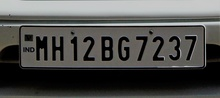
%> input picture License-Plate-detector-master/test images/number plate.jpg, 220 x 98 px, shrunk from 1400 x 623 before the run
$ octave diffalgo.m   (GNU Octave 9; MATLAB toolbox functions it lacks are replaced by stand-ins)
%> lines starting %> are read from the running program, lines starting %| are printed output that depends on the picture
clc; % Clear command window.
clear all; % Delete all variables.
close all; % Close all figure windows except those created by imtool.
imtool close all; % Close all figure windows created by imtool.
workspace; % Make sure the workspace panel is showing.
% Read Image
I = imread ('C:\Users\admin\Desktop\Matlab code for license plate Recognition\number plate.jpg');
%> I is the input picture: size 98x220x3 uint8; mean R, G, B 78.1, 78.2, 76
figure(1);
imshow(I);
% Extract Y component (Convert an Image to Gray)
Igray = rgb2gray(I);
[rows cols] = size(Igray);
%> rows = 98; cols = 220
%% Dilate and Erode Image in order to remove noise
Idilate = Igray;
for i = 1:rows
for j = 2:cols-1
temp = max(Igray(i,j-1), Igray(i,j));
Idilate(i,j) = max(temp, Igray(i,j+1));
end
end
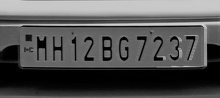
%> Idilate: size 98x220 uint8; min 0, max 209, mean 83.1
I = Idilate;
figure(2);
imshow(Igray);
figure(3);
title('Dilated Image')
imshow(Idilate);
figure(4);
imshow(I);
difference = 0;
sum = 0;
total_sum = 0;
difference = uint32(difference);
%% PROCESS EDGES IN HORIZONTAL DIRECTION
disp('Processing Edges Horizontally...');
max_horz = 0;
maximum = 0;
for i = 2:cols
sum = 0;
for j = 2:rows
if(I(j, i) > I(j-1, i))
difference = uint32(I(j, i) - I(j-1, i));
else
difference = uint32(I(j-1, i) - I(j, i));
end
if(difference > 20)
sum = sum + difference;
end
end
horz1(i) = sum;
% Find Peak Value
if(sum > maximum)
max_horz = i;
maximum = sum;
end
total_sum = total_sum + sum;
end
%> this loop made 219 passes
%> (maximum, total_sum) on passes 1, 2, 3, 6, 7, 10, 11, 21, 22, 23, 24, 25: (410, 410), (415, 825), (471, 1296), (491, 2711), (497, 3208), (511, 4680), (517, 5197), (590, 10060), (668, 10728), (772, 11500), (832, 12332), (866, 13198)
%> total_sum on passes 4, 5, 8, 9, 12, 13: 1755, 2220, 3691, 4169, 5694, 6192
%> after the loop, difference = 4; horz1 = 220 values, max 1475 at index 177, min 0 at index 1, mean 880.1; max_horz = 177; maximum = 1475; total_sum = 193620
average = total_sum / cols;
%> average = 880
figure(5);
% Plot the Histogram for analysis
subplot(3,1,1);
plot (horz1);
title('Horizontal Edge Processing Histogram');
xlabel('Column Number ->');
ylabel('Difference ->');
%% Smoothen the Horizontal Histogram by applying Low Pass Filter
sum = 0;
horz = horz1;
%> horz has the same summary as horz1
for i = 21:(cols-21)
sum = 0;
for j = (i-20):(i+20)
sum = sum + horz1(j);
end
horz(i) = sum / 41;
end
%> after the loop, horz = 220 values, max 1131 at index 175, min 0 at index 1, mean 860
subplot(3,1,2);
plot (horz);
title('Histogram after passing through Low Pass Filter');
xlabel('Column Number ->');
ylabel('Difference ->');
%% Filter out Horizontal Histogram Values by applying Dynamic Threshold
disp('Filter out Horizontal Histogram...');
for i = 1:cols
if(horz(i) < average)
horz(i) = 0;
for j = 1:rows
I(j, i) = 0;
end
end
end
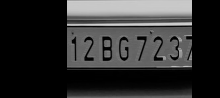
%> I: size 98x220 uint8; min 0, max 209, mean 48.8
%> after the loop, horz = 220 values, max 1131 at index 175, min 0 at index 1, mean 576.8
subplot(3,1,3);
plot (horz);
title('Histogram after Filtering');
xlabel('Column Number ->');
ylabel('Difference ->');
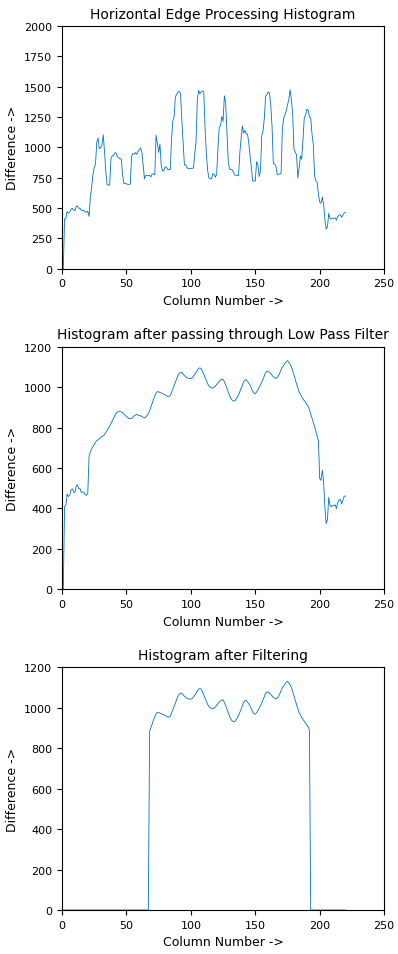
%> figure redrawn from the program's plot data, 3 panels; panel 1: curve peaks at x = 177, y = 1475; panel 2: curve peaks at x = 175, y = 1131
%% PROCESS EDGES IN VERTICAL DIRECTION
difference = 0;
total_sum = 0;
difference = uint32(difference);
disp('Processing Edges Vertically...');
maximum = 0;
max_vert = 0;
for i = 2:rows
sum = 0;
for j = 2:cols %cols
if(I(i, j) > I(i, j-1))
difference = uint32(I(i, j) - I(i, j-1));
end
if(I(i, j) <= I(i, j-1))
difference = uint32(I(i, j-1) - I(i, j));
end
if(difference > 20)
sum = sum + difference;
end
end
vert1(i) = sum;
%% Find Peak in Vertical Histogram
if(sum > maximum)
max_vert = i;
maximum = sum;
end
total_sum = total_sum + sum;
end
%> this loop made 97 passes
%> (maximum, total_sum) on passes 1, 33, 36, 37, 38, 39, 40: (404, 404), (433, 9655), (659, 10831), (1492, 12323), (1576, 13899), (1638, 15537), (2519, 18056)
%> total_sum on passes 2 to 7: 802, 1200, 1601, 2001, 2401, 2799
%> after the loop, difference = 0; total_sum = 58521; vert1 = 98 values, max 2519 at index 41, min 0 at index 1, mean 597.2
average = total_sum / rows;
%> average = 597
figure(6)
subplot(3,1,1);
plot (vert1);
title('Vertical Edge Processing Histogram');
xlabel('Row Number ->');
ylabel('Difference ->');
%% Smoothen the Vertical Histogram by applying Low Pass Filter
disp('Passing Vertical Histogram through Low Pass Filter...');
sum = 0;
vert = vert1;
%> vert has the same summary as vert1
for i = 21:(rows-21)
sum = 0;
for j = (i-20):(i+20)
sum = sum + vert1(j);
end
vert(i) = sum / 41;
end
%> after the loop, vert = 98 values, max 1213 at index 43, min 0 at index 1, mean 592.6
subplot(3,1,2);
plot (vert);
title('Histogram after passing through Low Pass Filter');
xlabel('Row Number ->');
ylabel('Difference ->');
%% Filter out Vertical Histogram Values by applying Dynamic Threshold
disp('Filter out Vertical Histogram...');
for i = 1:rows
if(vert(i) < average)
vert(i) = 0;
for j = 1:cols
I(i, j) = 0;
end
end
end
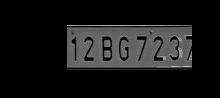
%> I: size 98x220 uint8; min 0, max 190, mean 22.6
%> after the loop, vert = 98 values, max 1213 at index 43, min 0 at index 1, mean 459
subplot(3,1,3);
plot (vert);
title('Histogram after Filtering');
xlabel('Row Number ->');
ylabel('Difference ->');
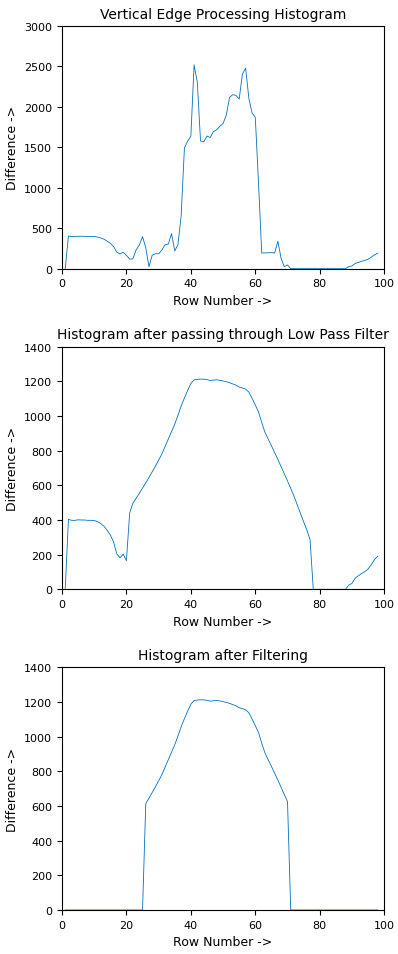
%> figure redrawn from the program's plot data, 3 panels; panel 1: curve peaks at x = 41, y = 2519; panel 2: curve peaks at x = 43, y = 1213
figure(7), imshow(I);
%% Find Probable candidates for Number Plate
j = 1;
for i = 2:cols-2
if(horz(i) ~= 0 && horz(i-1) == 0 && horz(i+1) == 0)
column(j) = i;
column(j+1) = i;
j = j + 2;
elseif((horz(i) ~= 0 && horz(i-1) == 0) || (horz(i) ~= 0 && horz(i+1) == 0))
column(j) = i;
j = j+1;
end
end
%> after the loop, column = [68 192]; j = 3
j = 1;
for i = 2:rows-2
if(vert(i) ~= 0 && vert(i-1) == 0 && vert(i+1) == 0)
row(j) = i;
row(j+1) = i;
j = j + 2;
elseif((vert(i) ~= 0 && vert(i-1) == 0) || (vert(i) ~= 0 && vert(i+1) == 0))
row(j) = i;
j = j+1;
end
end
%> after the loop, j = 3; row = [26 70]
[temp column_size] = size (column);
%> temp = 1; column_size = 2
if(mod(column_size, 2))
column(column_size+1) = cols;
end
[temp row_size] = size (row);
%> row_size = 2
if(mod(row_size, 2))
row(row_size+1) = rows;
end
%% Region of Interest Extraction
%Check each probable candidate
for i = 1:2:row_size
for j = 1:2:column_size
% If it is not the most probable region remove it from image
if(~((max_horz >= column(j) && max_horz <= column(j+1)) && (max_vert >=row(i) && max_vert <= row(i+1))))
%This loop is only for displaying proper output to User
for m = row(i):row(i+1)
for n = column(j):column(j+1)
I(m, n) = 0;
end
end
end
end
end
%> this loop made 1 pass
figure(8), imshow(I);
imshow(I);

$ run again, with License-Plate-detector-master/test images/5.jpg copied over License-Plate-detector-master/test images/number plate.jpg
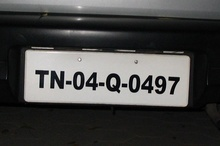
%> input picture License-Plate-detector-master/test images/5.jpg, 220 x 146 px, shrunk from 834 x 552 before the run
%> I is the input picture: size 146x220x3 uint8; mean R, G, B 70.5, 70.3, 69.1
%> the loop `for i = 2:cols` made 219 passes
%> (maximum, total_sum) on passes 1, 2, 4, 5, 23, 24, 25, 27: (47, 47), (48, 95), (50, 193), (118, 311), (182, 1796), (368, 2164), (420, 2584), (435, 3436)
%> after the loop `for i = 2:cols`: difference = 2; horz1 = 220 values, max 1947 at index 80, min 0 at index 1, mean 728.9; max_horz = 80; maximum = 1947; total_sum = 160367
%> `average = total_sum / cols;`: average = 729
%> `horz = horz1;`: horz has the same summary as horz1
%> after the loop `for i = 21:(cols-21)`: horz = 220 values, max 1219 at index 97, min 0 at index 1, mean 719.4
%> after the loop `for i = 1:cols`: horz = 220 values, max 1219 at index 97, min 0 at index 1, mean 623.2
%> the loop `for i = 2:rows` made 145 passes
%> (maximum, total_sum) on passes 1, 48, 50, 51, 59: (285, 285), (286, 4858), (337, 5467), (403, 5870), (500, 8749)
%> after the loop `for i = 2:rows`: difference = 0; max_vert = 84; maximum = 6395; total_sum = 109194; vert1 = 146 values, max 6395 at index 84, min 0 at index 1, mean 747.9
%> `average = total_sum / rows;`: average = 748
%> `vert = vert1;`: vert has the same summary as vert1
%> after the loop `for i = 21:(rows-21)`: vert = 146 values, max 2392 at index 77, min 0 at index 1, mean 754
%> after the loop `for i = 1:rows`:
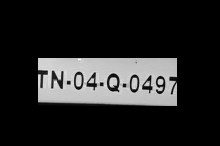
%> I: size 146x220 uint8; min 0, max 253, mean 35.2
%> after the loop `for i = 1:rows`: vert = 146 values, max 2392 at index 77, min 0 at index 1, mean 647.7
%> `ylabel('Difference ->');`:
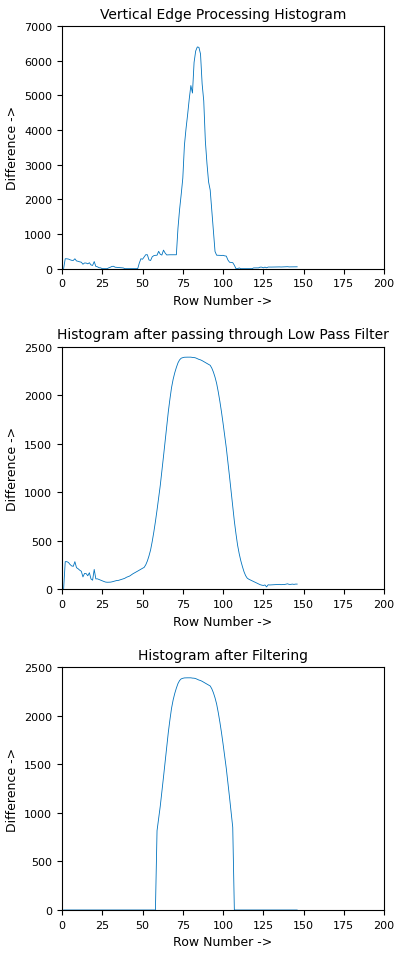
%> figure redrawn from the program's plot data, 3 panels; panel 1: curve peaks at x = 84, y = 6395; panel 2: curve peaks at x = 77, y = 2392
%> after the loop `for i = 2:cols-2`: column = [39 177]; j = 3
%> after the loop `for i = 2:rows-2`: row = [59 106]
%> temp = 1; column_size = 2
%> the loop `for i = 1:2:row_size` made 1 pass
